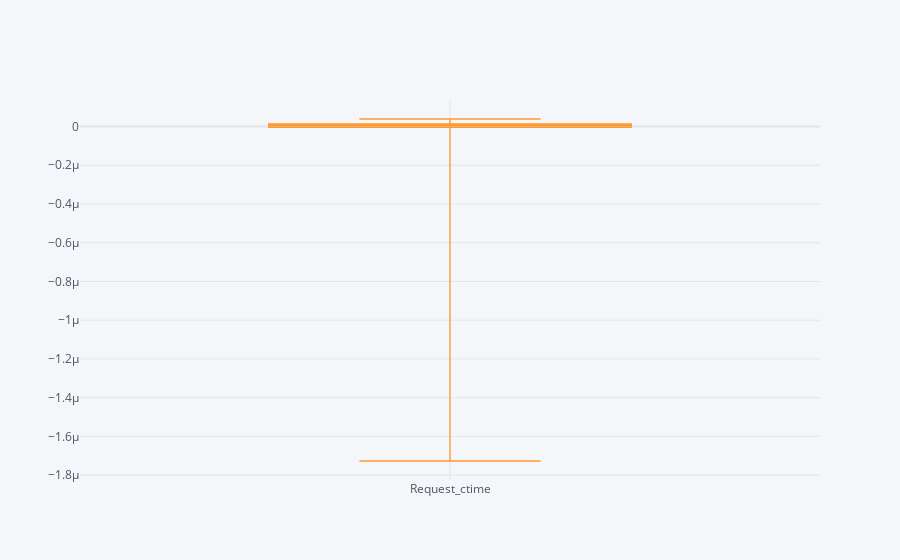

Notebook cell for this chart:
### Code cell
Complaints.Request_ctime.mean().sort_values(ascending=True).iplot(kind="box")

### Figure 1 — Plotly figure (JSON) as saved in the notebook; plotly's stock layout.template omitted (floating-point values rounded to 4 significant figures)
{"data": [{"boxpoints": false, "line": {"width": 1.3}, "marker": {"color": "rgba(255, 153, 51, 1.0)"}, "name": "Request_ctime", "orientation": "v", "type": "box", "y": [-1.727e-06, -5.867e-07, -1.025e-07, -6.039e-08, -1.95e-08, -4.467e-09, -1.094e-09, -9.592e-10, 2.473e-09, 2.584e-09, 4.042e-09, 6.478e-09, 6.595e-09, 6.772e-09, 8.598e-09, 8.611e-09, 1.106e-08, 1.384e-08, 1.386e-08, 1.46e-08, 1.951e-08, 1.98e-08, 3.899e-08, null]}], "layout": {"legend": {"bgcolor": "#F5F6F9", "font": {"color": "#4D5663"}}, "paper_bgcolor": "#F5F6F9", "plot_bgcolor": "#F5F6F9", "title": {"font": {"color": "#4D5663"}}, "xaxis": {"gridcolor": "#E1E5ED", "showgrid": true, "tickfont": {"color": "#4D5663"}, "title": {"font": {"color": "#4D5663"}, "text": ""}, "zerolinecolor": "#E1E5ED"}, "yaxis": {"gridcolor": "#E1E5ED", "showgrid": true, "tickfont": {"color": "#4D5663"}, "title": {"font": {"color": "#4D5663"}, "text": ""}, "zerolinecolor": "#E1E5ED"}}}
